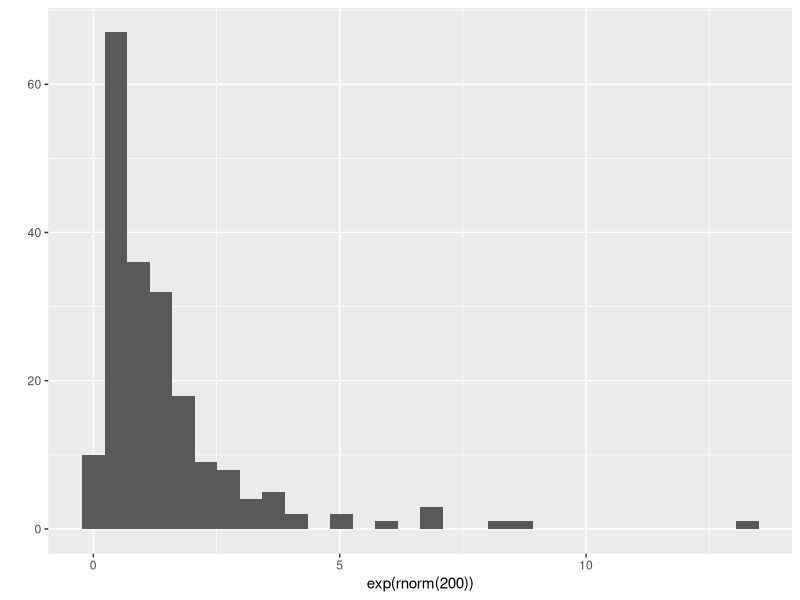

This chart was generated by the following R code:
## ---- chunk 1
knitr::opts_chunk$set(echo = FALSE, cache=TRUE, messages=FALSE, warning=FALSE)
library(ggplot2)
## ---- chunk 2
qplot(exp(rnorm(200)))
